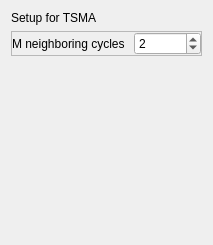
              <widget class="QWidget" name="page_setup_1">
               <layout class="QVBoxLayout" name="verticalLayout_37">
                <item>
                 <widget class="QLabel" name="label_51">
                  <property name="text">
                   <string>Setup for TSMA</string>
                  </property>
                 </widget>
                </item>
                <item>
                 <widget class="QFrame" name="frame_32">
                  <property name="frameShape">
                   <enum>QFrame::StyledPanel</enum>
                  </property>
                  <property name="frameShadow">
                   <enum>QFrame::Raised</enum>
                  </property>
                  <layout class="QGridLayout" name="gridLayout_4">
                   <property name="leftMargin">
                    <number>0</number>
                   </property>
                   <property name="topMargin">
                    <number>0</number>
                   </property>
                   <property name="rightMargin">
                    <number>0</number>
                   </property>
                   <property name="bottomMargin">
                    <number>0</number>
                   </property>
                   <item row="1" column="1">
                    <widget class="QSpinBox" name="spinBox_M">
                     <property name="maximum">
                      <number>1000000</number>
                     </property>
                     <property name="value">
                      <number>2</number>
                     </property>
                    </widget>
                   </item>
                   <item row="1" column="0">
                    <widget class="QLabel" name="label_47">
                     <property name="text">
                      <string>M neighboring cycles </string>
                     </property>
                    </widget>
                   </item>
                  </layout>
                 </widget>
                </item>
                <item>
                 <spacer name="verticalSpacer_9">
                  <property name="orientation">
                   <enum>Qt::Vertical</enum>
                  </property>
                  <property name="sizeHint" stdset="0">
                   <size>
                    <width>20</width>
                    <height>178</height>
                   </size>
                  </property>
                 </spacer>
                </item>
               </layout>
              </widget>
